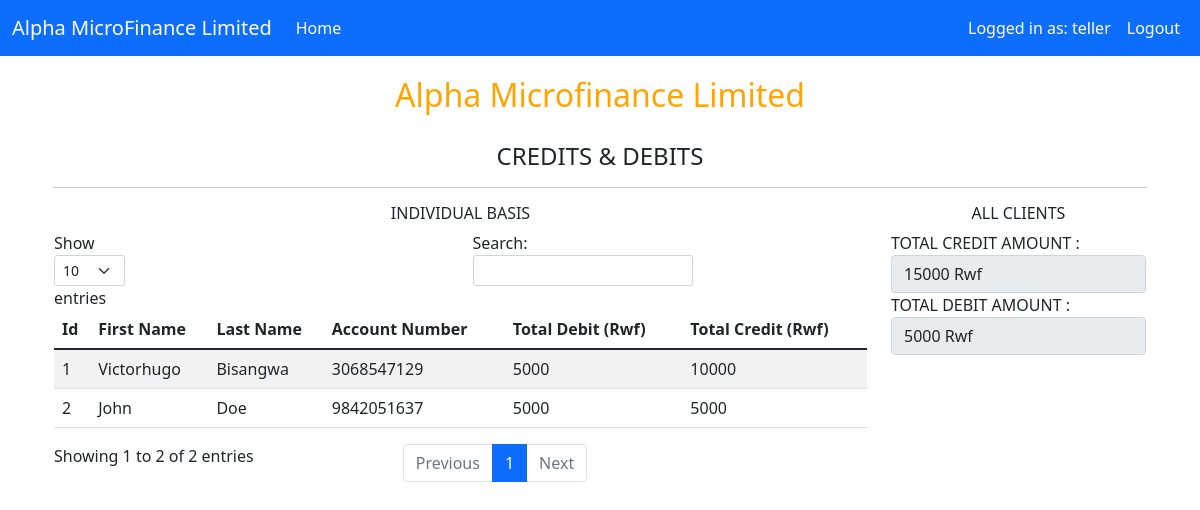
Before: /manager.php (signed in) with the older database file.
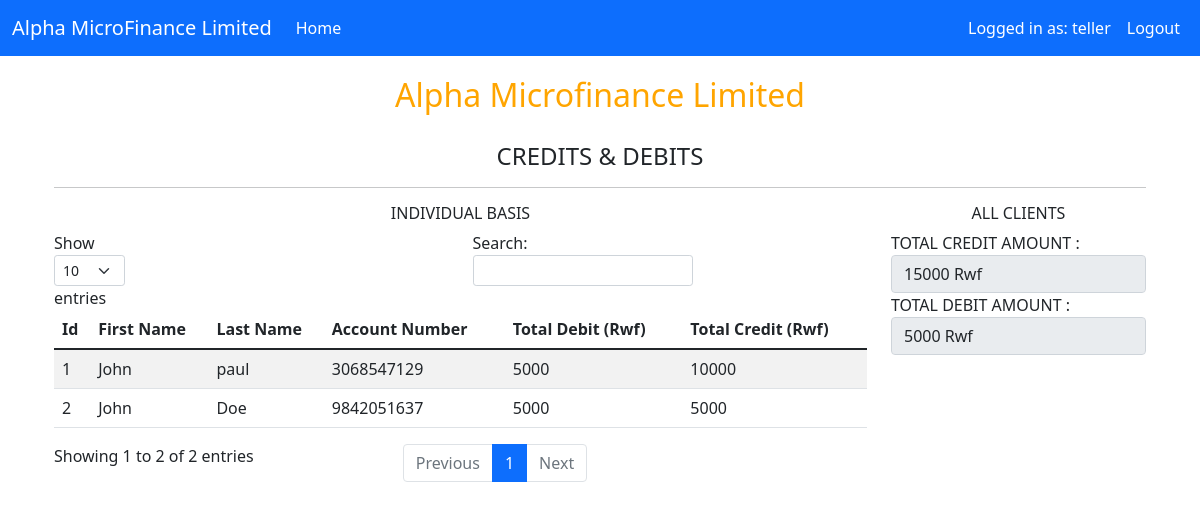
After: the same page with the newer database file.
### tables this page shows
CREATE TABLE `customer` (
  `Id` int(11) NOT NULL,
  `FirstName` varchar(50) NOT NULL,
  `LastName` varchar(50) NOT NULL,
  `DOB` date NOT NULL,
  `NID` varchar(255) NOT NULL,
  `Photo` varchar(255) NOT NULL,
  `Address` varchar(50) NOT NULL,
  `Mobile` varchar(50) NOT NULL,
  `AccountNumber` varchar(255) NOT NULL
);

### manager.php (the view, shortened to what this page needs)
<html>
<head>
</head>
<?php
include_once("db_connect.php");
include("header.php");
include('container2.php');
$totalcredits=0;
$totaldebits=0;
$overall = "SELECT Transaction, sum(Amount) from transactions  GROUP BY Transaction";
$result = mysqli_query($con,$overall);
while($row = mysqli_fetch_array($result))
{
if($row['Transaction']=='Debit')
		{
			  $totaldebits = $row['sum(Amount)'];
		}
if($row['Transaction'] =='Credit')
		{
			   $totalcredits = $row['sum(Amount)'];
		}
}
?>
<div class="container">
			<center><h2 style="padding:20px;color:orange;">Alpha Microfinance Limited</h2></center>
			<center><h4>CREDITS & DEBITS </h4> <hr/></center>
 <div class="row">
	<div class="col-md-9" style="border-right:10px;">
	   <center> <h6>INDIVIDUAL BASIS</h6></center>
	<table id="example" class="table table-striped" style="width:100%">
        <thead>
            <tr>
                <th>Id</th>
                <th>First Name</th>
                <th>Last Name</th>
                <th>Account Number</th>
                <th>Total Debit (Rwf)</th>
				<th> Total Credit (Rwf) </th>
            </tr>
        </thead>
       <tbody>
			<?php
			$sql_query = "SELECT * FROM customer ";
			$resultset = $con->query($sql_query) or die("database error:". mysqli_error($con));
			while( $developer = $resultset->fetch_object()) {
					$customerId = $developer->Id;
					$sql = "SELECT Transaction, sum(Amount) from transactions WHERE CustomerId='".$customerId."' GROUP BY Transaction";
					$result = mysqli_query($con,$sql);
					while($rows = mysqli_fetch_array($result))
					{
					if($rows['Transaction']=='Debit')
					{
						  $TD = $rows['sum(Amount)'];
					}
					if($rows['Transaction'] =='Credit')
					{
						$TC = $rows['sum(Amount)'];
					}
					}
			?>
			   <tr id="<?php echo $developer->Id; ?>">
     		   <td><?php echo $developer->Id; ?></td>
			   <td><?php echo $developer->FirstName; ?></td>
			   <td><?php echo $developer->LastName; ?></td>
			   <td><?php echo $developer->AccountNumber; ?></td>
			   <td><?php echo $TD; ?></td>
			   <td><?php echo $TC; ?></td>
			   </tr>
			<?php } ?>
		</tbody>
    </table>
</div>
<div class="col-md-3">
	<div class="clients" style="border-left:2px;solid black;">
			<center><h6> ALL CLIENTS </h6></center>
	<label> TOTAL CREDIT AMOUNT :</label> <input type="text" class="form-control" disabled value="<?php  echo $totalcredits; ?> Rwf">
	<label> TOTAL DEBIT AMOUNT :</label> <input type="text" class="form-control" disabled value="<?php  echo $totaldebits; ?> Rwf">
	</div>
</div>
</div>
<?php include('footer.php');?>
</html>

Changed rows visible on the page:
changed customer id 1: FirstName "Victorhugo" → "John"; LastName "Bisangwa" → "paul"
